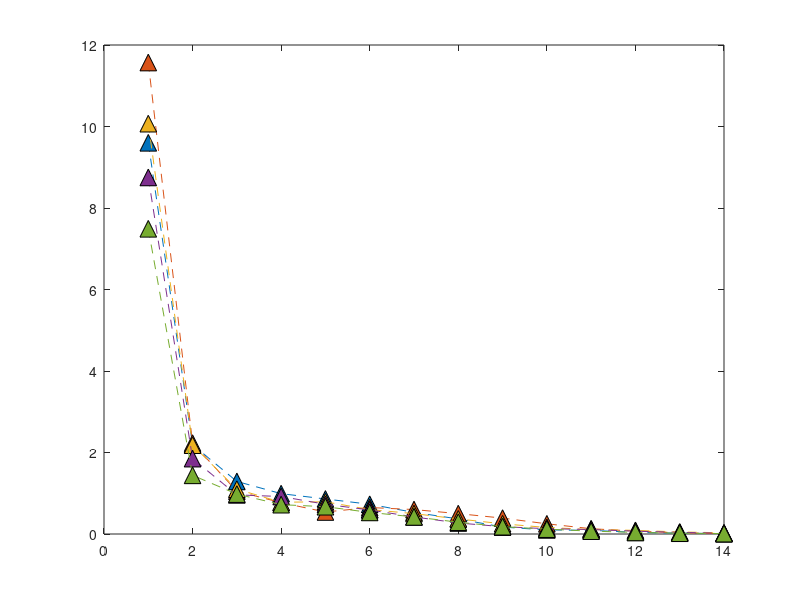

MATLAB code to generate this figure: (Note: this script raises an error after producing the figure.)
clear;
close all;
%AS3959 firebrand mass flux horizontal distribution Forest FDI50 

Firebrand_flux_BAL12p5 = [9.60	2.19	1.29	0.99	0.86	0.73	0.53	0.37	0.17	0.10	0.09	0.04	0.02	0.01];
Firebrand_flux_BAL19 = [11.57	2.23	1.05	0.77	0.54	0.65	0.60	0.50	0.39	0.25	0.13	0.07	0.03	0.01];
Firebrand_flux_BAL29 = [10.07	2.18	1.10	0.78	0.79	0.60	0.50	0.37	0.25	0.16	0.11	0.09	0.05	0.03];
Firebrand_flux_BAL40 = [8.75	1.85	0.96	0.92	0.73	0.59	0.42	0.27	0.18	0.13	0.11	0.07	0.04	0.02];
Firebrand_flux_BALFZ = [7.49	1.44	0.98	0.72	0.67	0.53	0.42	0.29	0.18	0.12	0.07	0.04	0.02	0.01];

plot([Firebrand_flux_BAL12p5],'^--','MarkerSize',12,'MarkerEdgeColor','black','MarkerFaceColor',[0, 0.4470, 0.7410]);
hold on
plot([Firebrand_flux_BAL19],'^--','MarkerSize',12,'MarkerEdgeColor','black','MarkerFaceColor',[0.8500, 0.3250, 0.0980]);
plot([Firebrand_flux_BAL29],'^--','MarkerSize',12,'MarkerEdgeColor','black','MarkerFaceColor',[0.9290, 0.6940, 0.1250]);
plot([Firebrand_flux_BAL40],'^--','MarkerSize',12,'MarkerEdgeColor','black','MarkerFaceColor',[0.4940, 0.1840, 0.5560]);
plot([Firebrand_flux_BALFZ],'^--','MarkerSize',12,'MarkerEdgeColor','black','MarkerFaceColor',[0.4660, 0.6740, 0.1880]);
ax = gca;
ax.XTickLabels = {'x=132 m~138 m','x=138 m~144 m','x=144 m~150 m','x=150 m~ 156 m','x=156 m~162 m','x=162 m~168 m','x=168 m~174 m','x=174 m~180 m','x=180 m~186 m','x=186 m~192 m','x=192 m~198 m','x=198 m~204 m','x=204 m~210 m','x=210 m~216 m'};

grid on;


box on
xtickangle(45)
xlabel('Location of the horizontal plane','FontWeight','bold','FontSize',20,...
    'FontName','Calibri');
ylabel('Firebrand mass flux (kg.s^{-1})','FontWeight','bold','FontSize',20,...
    'FontName','Calibri');

set(gca,'fontsize',18);

legend('BAL 12.5','BAL 19','BAL 29','BAL 40','BAL FZ')
